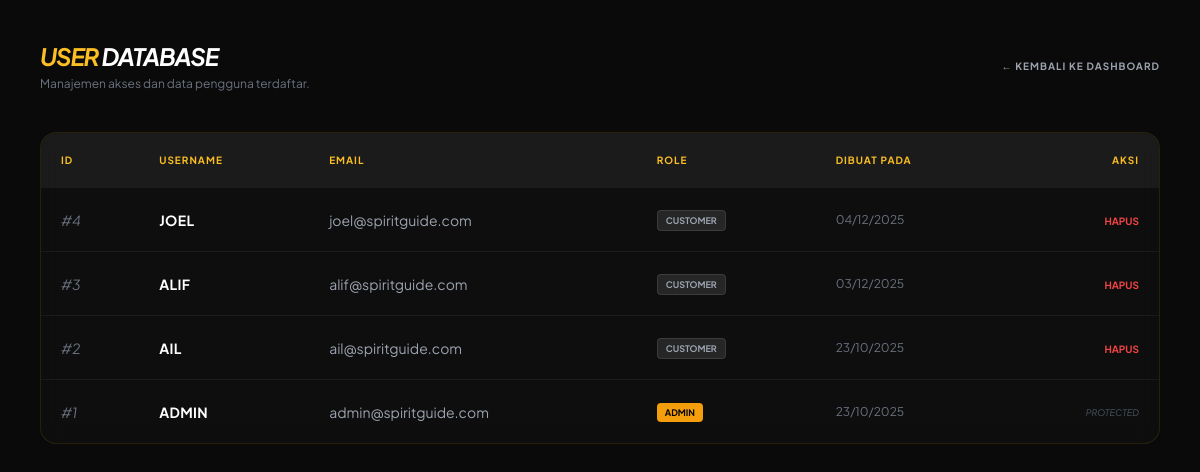
The page /admin_users.php (signed in) on the database as committed earlier.
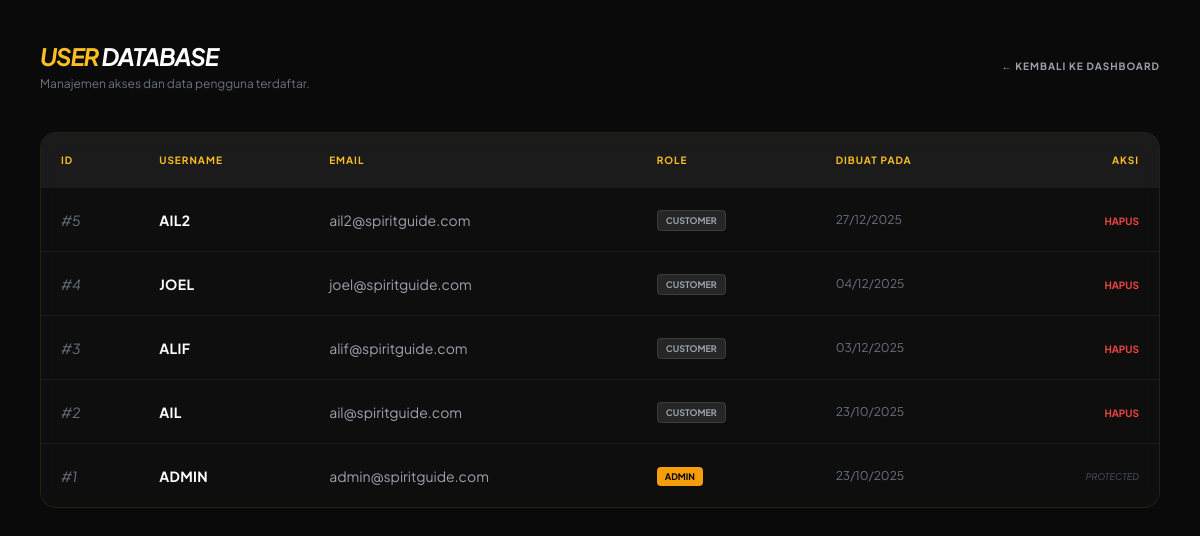
The same page on the database as committed later.
### tables this page shows
CREATE TABLE `users` (
  `id` int(11) NOT NULL,
  `username` varchar(100) NOT NULL,
  `email` varchar(150) NOT NULL,
  `password` varchar(255) NOT NULL,
  `role` enum('admin','customer','user') DEFAULT 'customer',
  `created_at` timestamp NOT NULL DEFAULT current_timestamp()
);

### admin_users.php (the view, shortened to what this page needs)
<?php
include 'config/db.php';
$result = $conn->query("SELECT * FROM users ORDER BY id DESC");
?>
<!DOCTYPE html>
<html lang="id">
<head>
    <script src="https://cdn.tailwindcss.com"></script>
</head>
<body class="p-4 md:p-10">
    <div class="max-w-6xl mx-auto">
        <div class="flex justify-between items-center mb-10">
            <div>
                <h1 class="text-2xl font-bold uppercase tracking-tighter italic text-amber-400">User <span class="text-white">Database</span></h1>
                <p class="text-gray-500 text-xs mt-1">Manajemen akses dan data pengguna terdaftar.</p>
            </div>
            <a href="dashboard_admin.php" class="text-[10px] font-bold uppercase tracking-widest text-gray-400 hover:text-white transition">← Kembali ke Dashboard</a>
        </div>
        <div class="glass-card rounded-2xl overflow-hidden">
            <div class="overflow-x-auto">
                <table class="w-full text-left">
                    <thead class="bg-white/5 text-[10px] font-bold uppercase tracking-widest text-amber-400">
                        <tr>
                            <th class="p-5">ID</th>
                            <th class="p-5">Username</th>
                            <th class="p-5">Email</th>
                            <th class="p-5">Role</th>
                            <th class="p-5">Dibuat Pada</th>
                            <th class="p-5 text-right">Aksi</th>
                        </tr>
                    </thead>
                    <tbody class="text-sm divide-y divide-white/5">
                        <?php while ($u = $result->fetch_assoc()): ?>
                        <tr class="hover:bg-white/5 transition">
                            <td class="p-5 text-gray-500 italic">#<?= $u['id']; ?></td>
                            <td class="p-5 font-bold uppercase tracking-wide text-white"><?= htmlspecialchars($u['username']); ?></td>
                            <td class="p-5 text-gray-400"><?= htmlspecialchars($u['email']); ?></td>
                            <td class="p-5">
                                <span class="px-2 py-1 rounded text-[9px] font-bold uppercase <?= $u['role'] == 'admin' ? 'bg-amber-500 text-black' : 'bg-white/10 text-gray-400 border border-white/10' ?>">
                                    <?= $u['role']; ?>
                                </span>
                            </td>
                            <td class="p-5 text-gray-500 text-xs"><?= date('d/m/Y', strtotime($u['created_at'])); ?></td>
                            <td class="p-5 text-right">
                                <?php if ($u['role'] !== 'admin'): ?>
                                    <a href="?delete=<?= $u['id']; ?>" onclick="return confirm('Hapus user ini?')" class="text-red-500 text-[10px] font-bold uppercase hover:underline">Hapus</a>
                                <?php else: ?>
                                    <span class="text-gray-600 text-[9px] uppercase italic">Protected</span>
                                <?php endif; ?>
                            </td>
                        </tr>
                        <?php endwhile; ?>
                    </tbody>
                </table>
            </div>
        </div>
    </div>
</body>
</html>

Rows that differ between the two databases and show on the page:
added users: id "5", username "AIL2", email "ail2@spiritguide.com", role "CUSTOMER", created_at "27/12/2025"
